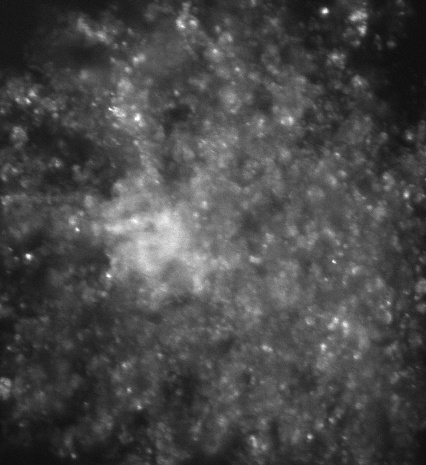
#> input picture Images/1_Micro_10_5000_47_6_31_island.jpg, 426 x 465 px, found by its file name; its folder holds 5 pictures in this run
$ python test_filters.py
#> lines starting #> are read from the running program, lines starting #| are printed output that depends on the picture; after the words box and inside, x2 and y2 are one past the last pixel; in counts of white or black regions, pixels touching at a corner belong together
import cv2
import numpy as np
import os

'''
    Function to test the filters, have three option to see the image:
    1) Original image
    2) After the filters are apply
    3) With the contours
'''
def filters(file):
    # read the image
#> called with file = '1_Micro_10_5000_47_6_31_island.jpg'
    image = cv2.imread('%s/%s' % (FOLDER_PATH, file))
#> image is the input picture: shape (465, 426, 3); min 12, max 255, mean 72.7
    image_cnt = image.copy()

    image = cv2.cvtColor(image, cv2.COLOR_BGR2GRAY)
#> image: shape (465, 426)
    image = cv2.GaussianBlur(image, (3, 3), 0)
    kernel = np.ones((4, 4), np.uint8)
    # image = cv2.erode(image, kernel)
    image = cv2.dilate(image, kernel, iterations=1)
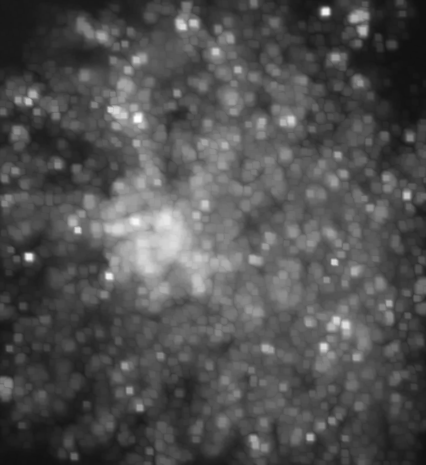
#> image: shape (465, 426); min 16, max 253, mean 80.9
    ret, image = cv2.threshold(image, 220, 255, cv2.THRESH_BINARY)
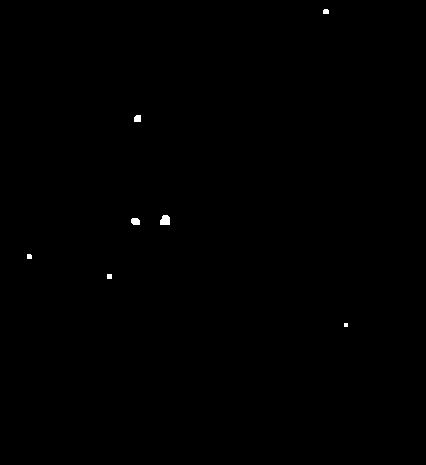
#> image: shape (465, 426); 0.14% white; 7 white regions (1 under 20 px)
    # image = cv2.equalizeHist(image)
    # image = cv2.adaptiveThreshold(image, 255, cv2.ADAPTIVE_THRESH_GAUSSIAN_C, cv2.THRESH_BINARY_INV, 11, 2)
    # image = cv2.morphologyEx(image, cv2.MORPH_OPEN, kernel, iterations=1)

    contours, hierarchy = cv2.findContours(image, cv2.RETR_TREE, cv2.CHAIN_APPROX_SIMPLE)
#> contours = 7 contours, 4 with area under 20; largest, box (x1, y1, x2, y2) and area: (160, 215, 170, 225) 70, (131, 218, 140, 225) 44, (134, 115, 141, 122) 34

    # calculate AR
    for cnt in contours:
        '''
            cv2.fitEllipse needs 5 point in contours. Some contours have less than 5 points.
            Try to use the the function fitEllipse to calculate the AR. If don't work, use the function
            minAreaRect to calculate the AR.
        '''
        try:
            ellipse = cv2.fitEllipse(cnt)

            # draw the contours
            image_cnt = cv2.ellipse(image_cnt, ellipse[0], ellipse[1], ellipse[2], 0, 360, (0, 0, 255), 3)

        except:
            rect = cv2.minAreaRect(cnt)
            box = cv2.boxPoints(rect)
            box = np.int0(box)

            #draw the contours
            image_cnt = cv2.drawContours(image_cnt, [box], 0, (0, 0, 255), 2)
#> this loop made 7 passes
#> (cnt, rect, box) on passes 1 to 2: ([[344, 323], [344, 326], [347, 326], [347, 323]], ((345.5, 324.5), (3, 3), -90), [[347, 326], [344, 326], [344, 323], [347, 323]]), ([[107, 274], [107, 278], [111, 278], [111, 274]], ((109, 276), (4, 4), -90), [[111, 278], [107, 278], [107, 274], [111, 274]])
#> ellipse on passes 3 to 7: ((28.78, 256.2), (5.03, 5.7), 135), ((135.2, 221.2), (7.19, 9.47), 116.5), ((164.7, 221.6), (9.53, 14.55), 10.31), ((137.4, 118.4), (7.27, 8.61), 45), ((325.5, 11.5), (5.83, 5.83), 0)
#> pass 3, in filters, `image_cnt = cv2.ellipse(image_cnt, ellipse[0], ellipse[1], ellipse[2],..`:
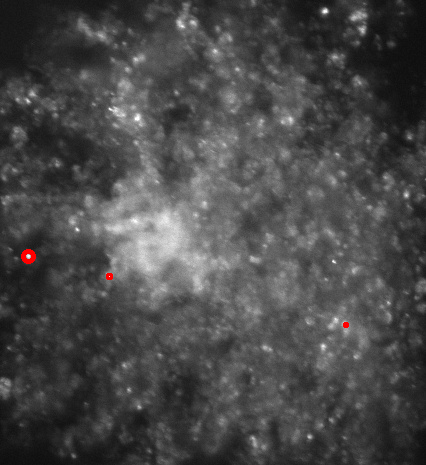
#> image_cnt: shape (465, 426, 3); mean B, G, R 72.6, 72.6, 72.9
#> after the loop:
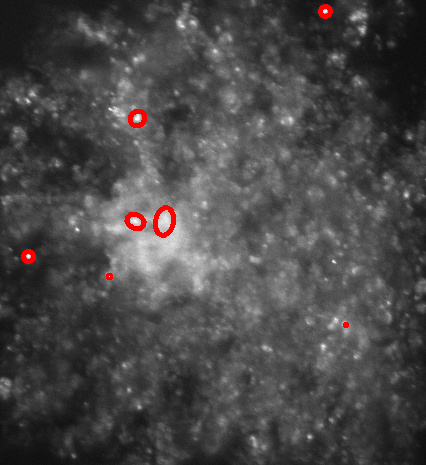
#> image_cnt: shape (465, 426, 3); 0.51% of pixels changed, all inside (x1, y1, x2, y2) = (124, 4, 333, 238)

    cv2.namedWindow('raw image', cv2.WINDOW_NORMAL)
    cv2.imshow('raw image', image_cnt)
    cv2.waitKey(0)
    cv2.destroyAllWindows()

    return image

FOLDER_PATH = 'D:\LUCAS\IC\FUNWAX\Images'
# [6 lines of commented-out code are left out]

file ='1_Micro_10_5000_47_6_31_island.jpg'
image = filters(file)
